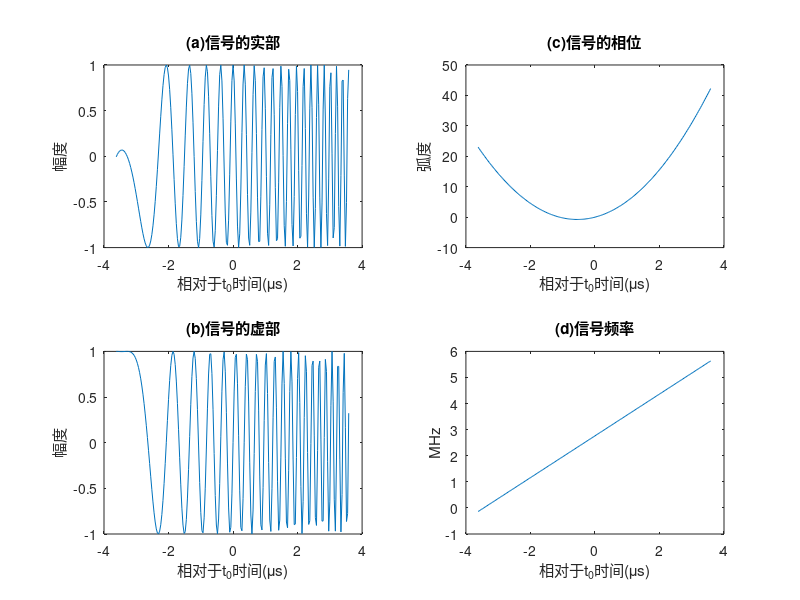
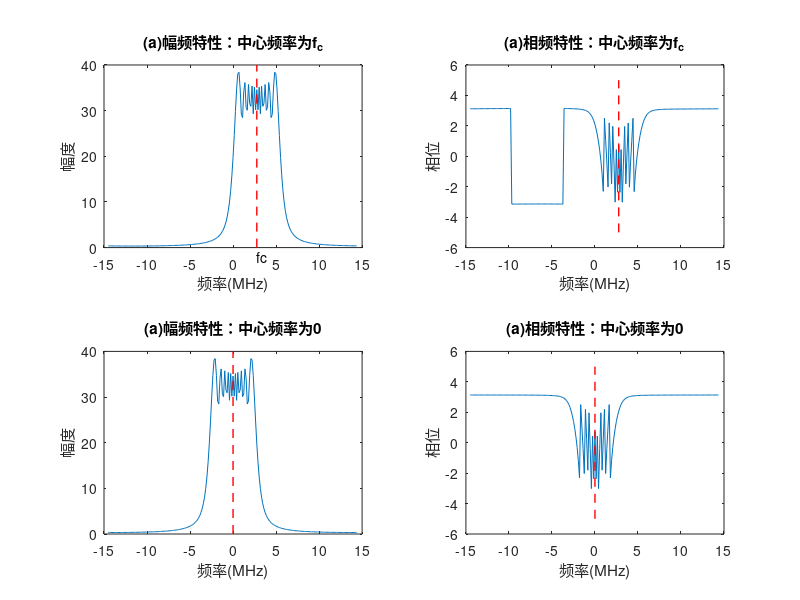
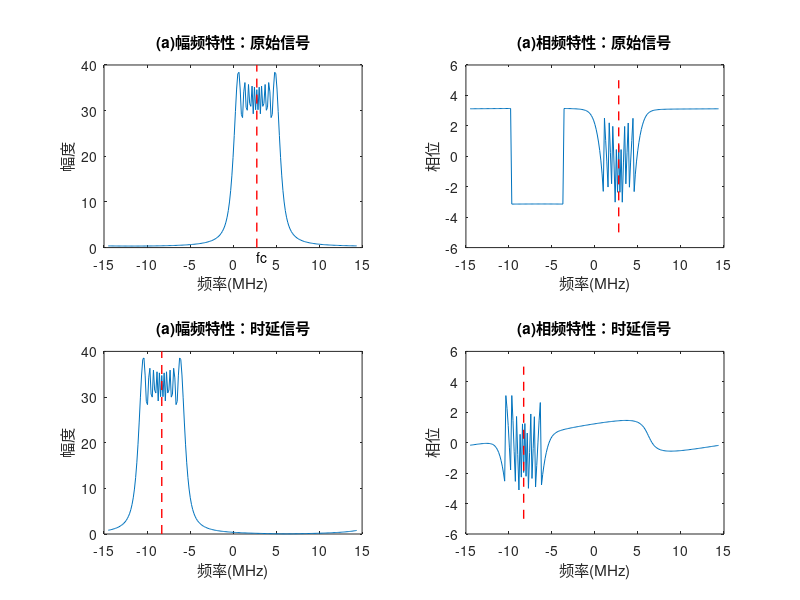
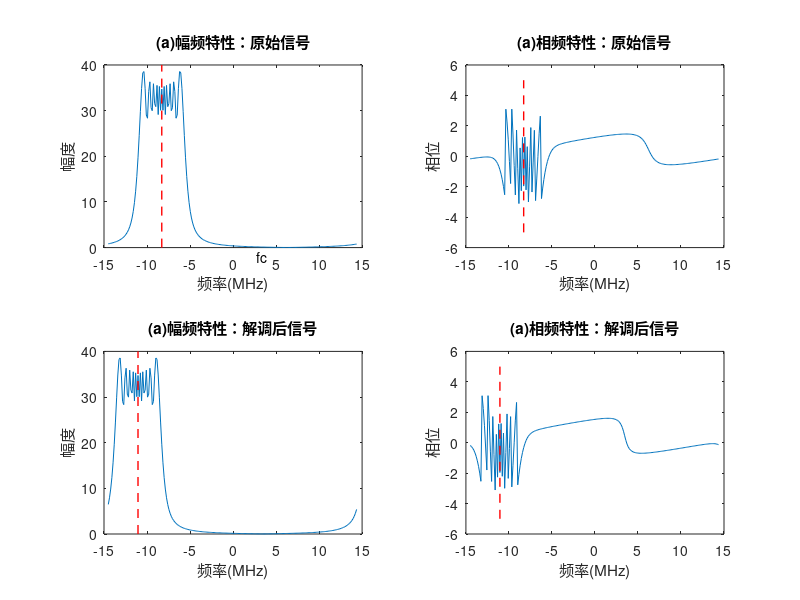

Reproduce these figures in MATLAB, in order. (Note: this script raises an error after producing the figures.)
close all;
clear 
clc
% 参考https://blog.csdn.net/weixin_44385758/article/details/105493922
C = 3e8;                    % 光速
fc = 2.7619e6;              % 中心频率 fc = 20/N*Fs=2.7619e6;
T = 7.24e-6;                % 信号持续时间
B = 5.8e6;                  % 信号带宽
K = B/T;                    % 调频率
ratio = 5;                  % 过采样率
Fs = ratio*B;               % 采样频率
dt = 1/Fs;                  % 采样间隔
N = ceil(T/dt);             % 采样点数
t = ((0:N-1)-N/2)/N*T;      % 时间轴
f = ((0:N-1)-N/2)/N*Fs;     % 频率轴
st1 = exp(1i*2*pi*(fc*t+1/2*K*t.^2));     % 生成信号
st2 = exp(1i*pi*K*t.^2);     % 生成信号

figure,set(gcf,'Color','w');
subplot(2,2,1),plot(t*1e6,real(st1));
title('(a)信号的实部'),xlabel('相对于t_{0}时间(\mus)'),ylabel('幅度');
subplot(2,2,2),plot(t*1e6,fc*t+pi*K*t.^2);
title('(c)信号的相位'),xlabel('相对于t_{0}时间(\mus)'),ylabel('弧度');
subplot(2,2,3),plot(t*1e6,imag(st1));
title('(b)信号的虚部'),xlabel('相对于t_{0}时间(\mus)'),ylabel('幅度');
subplot(2,2,4),plot(t*1e6,(fc+K*t)*1e-6);
title('(d)信号频率'),xlabel('相对于t_{0}时间(\mus)'),ylabel('MHz');

%% 中心频率对频谱的影响
sf1 = fftshift(fft(st1,[],2),2);           % 对st1做傅里叶变换并将零频搬移至中心
sf2 = fftshift(fft(st2,[],2),2);

figure,set(gcf,'Color','w');
subplot(2,2,1),plot(f*1e-6,abs(sf1));
line([fc*1e-6,fc*1e-6],[0 40],'linestyle','--','Color','r', 'LineWidth', 1);
text(fc*1e-6,-2,'fc')
title('(a)幅频特性：中心频率为f_{c}'),xlabel('频率(MHz)'),ylabel('幅度');
subplot(2,2,2),plot(f*1e-6,angle(sf1));
line([fc*1e-6,fc*1e-6],[-5 5],'linestyle','--','Color','r', 'LineWidth', 1);
title('(a)相频特性：中心频率为f_{c}'),xlabel('频率(MHz)'),ylabel('相位');
subplot(2,2,3),plot(f*1e-6,abs(sf2));
line([0,0],[0 40],'linestyle','--','Color','r', 'LineWidth', 1);
title('(a)幅频特性：中心频率为0'),xlabel('频率(MHz)'),ylabel('幅度');
subplot(2,2,4),plot(f*1e-6,angle(sf2));
line([0,0],[-5 5],'linestyle','--','Color','r', 'LineWidth', 1);
title('(a)相频特性：中心频率为0'),xlabel('频率(MHz)'),ylabel('相位');

%% 时移对频谱的影响
tau =2500/N*T;                                        % 时延tau=3.4476 us
fc_tau = fc-K*tau+(ceil((fc-K*tau)/(-Fs)-1/2))*Fs;     % 时延后的中心频率

st3 = exp(1i*2*pi*(fc*t+1/2*K*t.^2));                 % 原始信号                                                                        
st4 = exp(1i*2*pi*(fc*(t-tau)+1/2*K*(t-tau).^2));     % 时延信号

sf3 = fftshift(fft(st3,[],2),2);          
sf4 = fftshift(fft(st4,[],2),2);

figure,set(gcf,'Color','w');
subplot(2,2,1),plot(f*1e-6,abs(sf3));
line([fc*1e-6,fc*1e-6],[0 40],'linestyle','--','Color','r', 'LineWidth', 1);
text(fc*1e-6,-2,'fc')
title('(a)幅频特性：原始信号'),xlabel('频率(MHz)'),ylabel('幅度');
subplot(2,2,2),plot(f*1e-6,angle(sf3));
line([fc*1e-6,fc*1e-6],[-5 5],'linestyle','--','Color','r', 'LineWidth', 1);
title('(a)相频特性：原始信号'),xlabel('频率(MHz)'),ylabel('相位');
subplot(2,2,3),plot(f*1e-6,abs(sf4));
line([fc_tau*1e-6,fc_tau*1e-6],[0 40],'linestyle','--','Color','r', 'LineWidth', 1);
title('(a)幅频特性：时延信号'),xlabel('频率(MHz)'),ylabel('幅度');
subplot(2,2,4),plot(f*1e-6,angle(sf4));
line([(fc_tau)*1e-6,fc_tau*1e-6],[-5 5],'linestyle','--','Color','r', 'LineWidth', 1);
title('(a)相频特性：时延信号'),xlabel('频率(MHz)'),ylabel('相位');

%% 解调对频谱的影响 

tau =2500/N*T;                                         % 时延tau=3.4476 us
fc_tau = fc-K*tau+(ceil((fc-K*tau)/(-Fs)-1/2))*Fs;     % 时延后的中心频率
fc_jt = -K*tau+(ceil((-K*tau)/(-Fs)-1/2))*Fs;          % 时延后的中心频率

st5 = exp(1i*2*pi*(fc*(t-tau)+1/2*K*(t-tau).^2));      % 原始信号  
st6 = exp(1i*2*pi*(fc*(-tau)+1/2*K*(t-tau).^2));       % 解调后信号

sf5 = fftshift(fft(st5,[],2),2);          
sf6 = fftshift(fft(st6,[],2),2);

figure,set(gcf,'Color','w');
subplot(2,2,1),plot(f*1e-6,abs(sf5));
line([fc_tau*1e-6,fc_tau*1e-6],[0 40],'linestyle','--','Color','r', 'LineWidth', 1);
text(fc*1e-6,-2,'fc')
title('(a)幅频特性：原始信号'),xlabel('频率(MHz)'),ylabel('幅度');
subplot(2,2,2),plot(f*1e-6,angle(sf5));
line([fc_tau*1e-6,fc_tau*1e-6],[-5 5],'linestyle','--','Color','r', 'LineWidth', 1);
title('(a)相频特性：原始信号'),xlabel('频率(MHz)'),ylabel('相位');
subplot(2,2,3),plot(f*1e-6,abs(sf6));
line([fc_jt*1e-6,fc_jt*1e-6],[0 40],'linestyle','--','Color','r', 'LineWidth', 1);
title('(a)幅频特性：解调后信号'),xlabel('频率(MHz)'),ylabel('幅度');
subplot(2,2,4),plot(f*1e-6,angle(sf6));
line([(fc_jt)*1e-6,fc_jt*1e-6],[-5 5],'linestyle','--','Color','r', 'LineWidth', 1);
title('(a)相频特性：解调后信号'),xlabel('频率(MHz)'),ylabel('相位');


%% 脉冲压缩 -- 匹配滤波
tau =150/N*T;   
st7 = exp(1i*2*pi*(fc*(t-tau)+1/2*K*(t-tau).^2));         % 基本信号
st8 = [zeros(1,N/2),st7,zeros(1,N/2)];                    % 补零信号
Nfft = 2*N; 
f_h = ((0:Nfft-1)-Nfft/2)/Nfft*Fs;

Sf = fftshift(fft(st8,[],2),2);                           % 实际信号的傅里叶变换
Hf1 = fftshift(fft(conj(fliplr(st7)),Nfft,2),2);          % 方式1的匹配滤波器
Hf2 = fftshift(conj(fft(st7,Nfft,2)),2);                  % 方式2的匹配滤波器
Hf3 = exp(1i*pi*f_h.^2/K);                                % 方式3的匹配滤波器

S1 = ifft(ifftshift(Sf.*Hf1,2),[],2);
S2 = ifft(ifftshift(Sf.*Hf2,2),[],2);
S3 = ifft(ifftshift(Sf.*Hf3,2),[],2);

figure,set(gcf,'Color','w');
subplot(2,2,1),plot(real(st8));
title('原始信号'),xlabel('采样点'),ylabel('实部');
subplot(2,2,2),plot(abs(S1));
title('方式1匹配滤波'),xlabel('采样点'),ylabel('幅度');
subplot(2,2,3),plot(abs(S2));
title('方式2匹配滤波'),xlabel('采样点'),ylabel('幅度');
subplot(2,2,4),plot(abs(S3));
title('方式3匹配滤波'),xlabel('采样点'),ylabel('幅度');

%% 脉冲压缩--解线性调频
tau =100/N*T;                                                               % 目标1信号时延
tref =130/N*T;                                                              % 参考信号时延（目标1）
fdc1 = -K*(tau-tref);
fdc2 = 0;
st9 = (abs(t-tau)<T/2).*exp(1i*2*pi*(fc*(t-tau)+1/2*K*(t-tau).^2));         % 目标1信号
st10 = exp(1i*2*pi*(fc*(t-tref)+1/2*K*(t-tref).^2));                        % 参考信号
st11 = st9.*conj(st10);                                                     % 目标1差频
st12 = st10.*conj(st10);                                                    % 参考目标差频
Sd1 = fftshift(fft(st11,[],2),2);                                           % 目标1差频频谱                           
Sd2 = fftshift(fft(st12,[],2),2);                                           % 参考目标差频频谱
Hrvp = exp(-1i*pi/K*f.^2);                                                  % 去斜滤波器
Sdc1 = Sd1.*Hrvp;                                                           % 去斜
Sdc2 = Sd2.*Hrvp;                                                           % 去斜
figure,set(gcf,'Color','w');
subplot(2,2,1),plot(f*1e-6,abs(Sd1));
line([fdc1*1e-6,fdc1*1e-6],[0 120],'linestyle','--','Color','r', 'LineWidth', 1)
title('目标1解调'),xlabel('频率（MHz）'),ylabel('幅度');
subplot(2,2,3),plot(f*1e-6,abs(Sdc1));
line([fdc1*1e-6,fdc1*1e-6],[0 120],'linestyle','--','Color','r', 'LineWidth', 1)
title('目标1去斜'),xlabel('频率（MHz）'),ylabel('幅度');
subplot(2,2,2),plot(f*1e-6,abs(Sd2));
line([fdc2*1e-6,fdc2*1e-6],[0 250],'linestyle','--','Color','r', 'LineWidth', 1)
title('参考目标解调'),xlabel('频率（MHz）'),ylabel('幅度');
subplot(2,2,4),plot(f*1e-6,abs(Sdc2));
line([fdc2*1e-6,fdc2*1e-6],[0 250],'linestyle','--','Color','r', 'LineWidth', 1)
title('参考目标去斜'),xlabel('频率（MHz）'),ylabel('幅度');

% 多目标混频输出
tau1 =100/N*T;                                                               % 目标1信号时延
tau2 =160/N*T;                                                               % 目标2信号时延
fdc1 = -K*(tau1-tref);
fdc2 = -K*(tau2-tref);

st13 = (abs(t-tau)<T/2).*exp(1i*2*pi*(fc*(t-tau1)+1/2*K*(t-tau1).^2)); 
st14 = (abs(t-tau)<T/2).*exp(1i*2*pi*(fc*(t-tau2)+1/2*K*(t-tau2).^2)); 
st15 = st13+st14;
st16 = st15.*conj(st10); 
sf17 = fftshift(fft(st16,[],2),2);
sf18 = sf17.*Hrvp;
figure,set(gcf,'Color','w');
plot(f*1e-6,abs(sf18));
line([fdc1*1e-6,fdc1*1e-6],[0 150],'linestyle','--','Color','r', 'LineWidth', 1)
line([fdc2*1e-6,fdc2*1e-6],[0 150],'linestyle','--','Color','r', 'LineWidth', 1)
title('混频信号脉压'),xlabel('频率（MHz）'),ylabel('幅度');